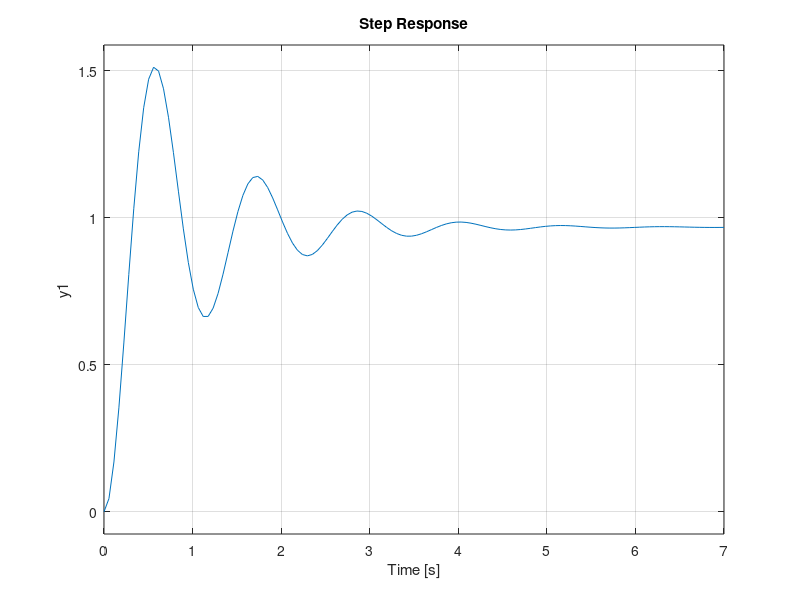

The MATLAB script that drew this image:
% Your system's transfer function
numerator = 1;
denominator = [1, 2, 1];
sys = tf(numerator, denominator);

step(feedback(30 * sys,1))